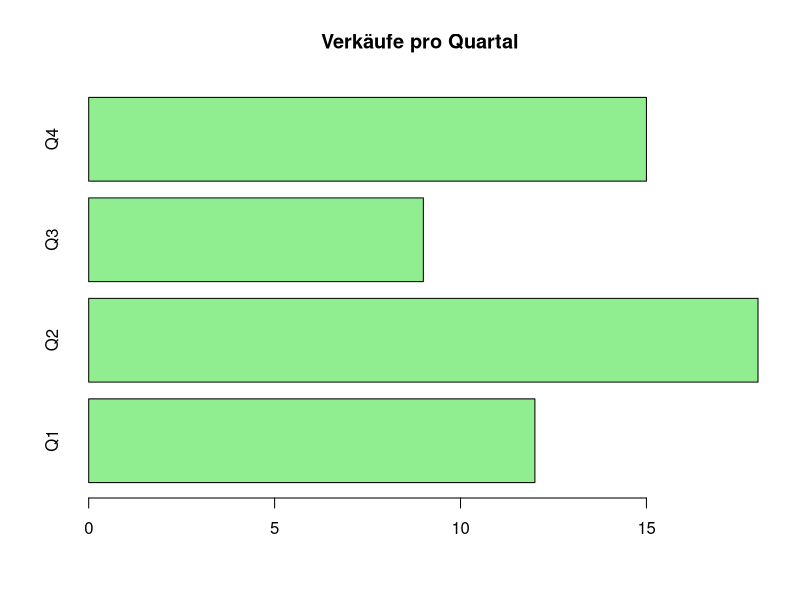

The R source for this figure:
x <- c(12, 18, 9, 15)

barplot(x,
        horiz = TRUE,
        main = "Verkäufe pro Quartal",
        names.arg = c("Q1", "Q2", "Q3", "Q4"),
        col = "lightgreen")
